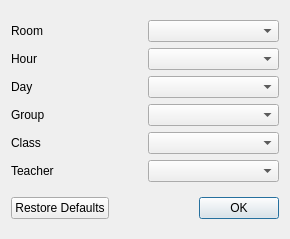
<?xml version="1.0" encoding="UTF-8"?>
<ui version="4.0">
 <class>EditActivityDialog</class>
 <widget class="QDialog" name="EditActivityDialog">
  <property name="geometry">
   <rect>
    <x>0</x>
    <y>0</y>
    <width>290</width>
    <height>239</height>
   </rect>
  </property>
  <property name="windowTitle">
   <string>Dialog</string>
  </property>
  <layout class="QGridLayout" name="gridLayout_2">
   <item row="0" column="0">
    <layout class="QGridLayout" name="gridLayout">
     <item row="3" column="1">
      <widget class="QComboBox" name="groupBox">
       <property name="currentText">
        <string/>
       </property>
       <property name="currentIndex">
        <number>-1</number>
       </property>
      </widget>
     </item>
     <item row="4" column="1">
      <widget class="QComboBox" name="classBox"/>
     </item>
     <item row="5" column="1">
      <widget class="QComboBox" name="teachBox"/>
     </item>
     <item row="5" column="0">
      <widget class="QLabel" name="label_3">
       <property name="text">
        <string>Teacher</string>
       </property>
      </widget>
     </item>
     <item row="4" column="0">
      <widget class="QLabel" name="label_2">
       <property name="text">
        <string>Class</string>
       </property>
      </widget>
     </item>
     <item row="0" column="0">
      <widget class="QLabel" name="label_5">
       <property name="text">
        <string>Room</string>
       </property>
      </widget>
     </item>
     <item row="3" column="0">
      <widget class="QLabel" name="label">
       <property name="text">
        <string>Group</string>
       </property>
      </widget>
     </item>
     <item row="2" column="0">
      <widget class="QLabel" name="label_6">
       <property name="text">
        <string>Day</string>
       </property>
      </widget>
     </item>
     <item row="1" column="0">
      <widget class="QLabel" name="label_4">
       <property name="text">
        <string>Hour</string>
       </property>
      </widget>
     </item>
     <item row="0" column="1">
      <widget class="QComboBox" name="roomBox"/>
     </item>
     <item row="1" column="1">
      <widget class="QComboBox" name="hourBox"/>
     </item>
     <item row="2" column="1">
      <widget class="QComboBox" name="dayBox"/>
     </item>
    </layout>
   </item>
   <item row="1" column="0">
    <widget class="QDialogButtonBox" name="buttonBox">
     <property name="orientation">
      <enum>Qt::Horizontal</enum>
     </property>
     <property name="standardButtons">
      <set>QDialogButtonBox::Ok|QDialogButtonBox::RestoreDefaults</set>
     </property>
     <property name="centerButtons">
      <bool>false</bool>
     </property>
    </widget>
   </item>
  </layout>
 </widget>
 <resources/>
 <connections>
  <connection>
   <sender>buttonBox</sender>
   <signal>accepted()</signal>
   <receiver>EditActivityDialog</receiver>
   <slot>accept()</slot>
   <hints>
    <hint type="sourcelabel">
     <x>248</x>
     <y>254</y>
    </hint>
    <hint type="destinationlabel">
     <x>157</x>
     <y>274</y>
    </hint>
   </hints>
  </connection>
  <connection>
   <sender>buttonBox</sender>
   <signal>rejected()</signal>
   <receiver>EditActivityDialog</receiver>
   <slot>reject()</slot>
   <hints>
    <hint type="sourcelabel">
     <x>316</x>
     <y>260</y>
    </hint>
    <hint type="destinationlabel">
     <x>286</x>
     <y>274</y>
    </hint>
   </hints>
  </connection>
 </connections>
</ui>
